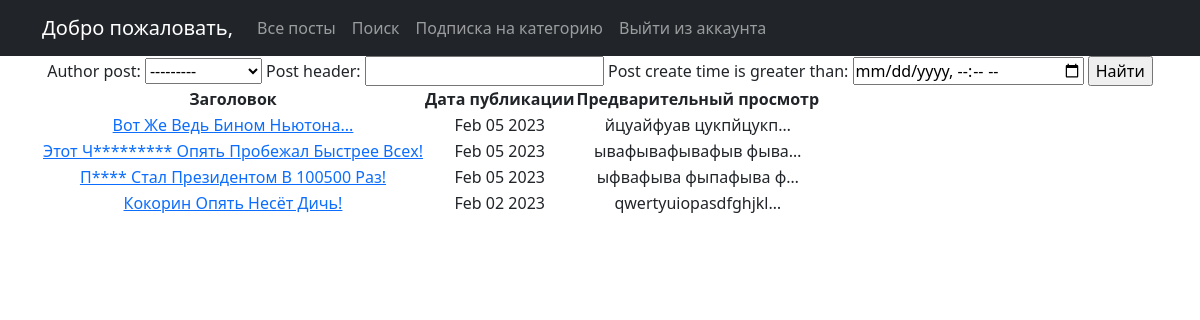
/posts/search/, run on an earlier commit of the app's database.
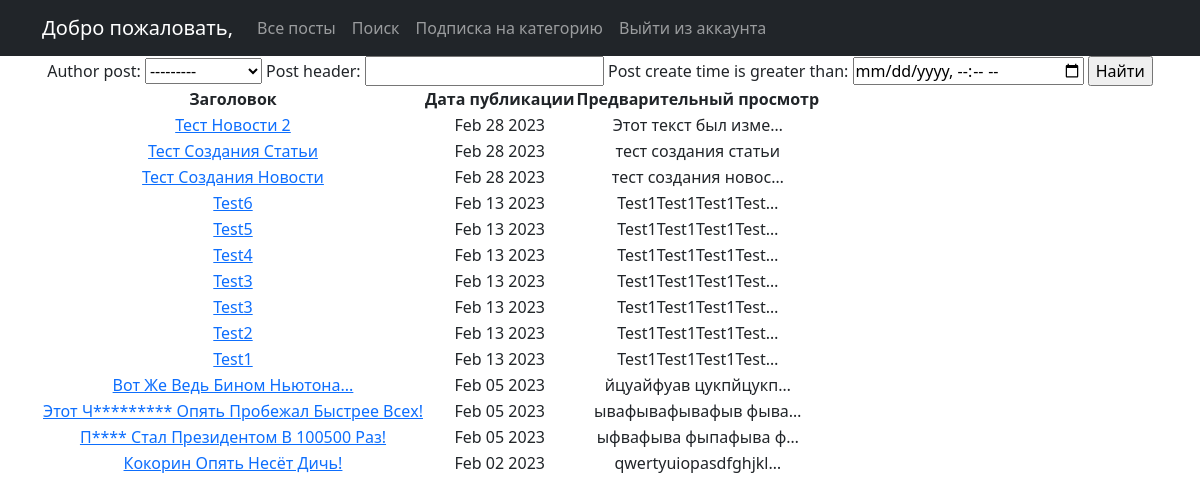
And on a later commit of the database.
### news/models.py (models this page shows, shortened)
class Author(models.Model):
    author = models.OneToOneField(User, on_delete=models.CASCADE, unique=True)
    author_rating = models.IntegerField(default=0)
    def __str__(self): #Метод для очеловечивания вывода из БД
        return '{}'.format(self.author.username) #Форматирование строк - защита от SQL инъекций
    class Meta:           #Класс для удобства админки
        verbose_name = 'Автор'
        verbose_name_plural = 'Авторы'

class Post(models.Model):
    news = 'NE'
    article = 'AR'
    POSITIONS = [
        (news, 'Новость'),
        (article, 'Статья'),
    ]
    author_post = models.ForeignKey(Author, on_delete=models.CASCADE)
    type_choice = models.CharField(max_length=2, choices=POSITIONS, default=news)
    post_create_time = models.DateTimeField(auto_now_add=True)
    post_category = models.ManyToManyField(Category, through='PostCategory')
    post_header = models.CharField(max_length=128)
    post_text = models.TextField()
    post_rating = models.IntegerField(default=0)
    class Meta:
        verbose_name = 'Пост'
        verbose_name_plural = 'Посты'

### news/views.py (the view)
# urls.py: path('search/', PostSearch.as_view(), name='posts_search'),
class PostSearch(ListView):
    model = Post
    template_name = 'post_search.html'
    context_object_name = 'post_search'
    queryset = Post.objects.all().values().order_by('-id')
    paginate_by = 10
    form_class = PostSearchForm
    def get_context_data(self, **kwargs):
        context = super().get_context_data(**kwargs) #Забираем отфильтрованные объекты
        context['filter'] = PostFilter(self.request.GET, queryset=self.get_queryset()) #вписываем фильтр в контекст
        context['categories'] = Post.objects.all()
        context['form'] = PostSearchForm()
        return context

### news/forms.py
class PostSearchForm(ModelForm):
    class Meta:
        model = Post
        fields = ['post_header', 'post_category', 'author_post', 'post_text']

### news/templatetags/custom_filters.py (called while the page is built)
@register.filter()
def censor(value):
    arg = ['путин', 'сука', 'черномазый', 'Путин', 'Сука', 'Черномазый']
    slova = value.split(' ')
    for censura in arg:
        for (index, slovo) in enumerate(slova):
            if slovo == censura:
                slova[index] = slovo[0] + ('*' * (len(slovo) - 1))
    return ' '.join(slova)

### templates/post_search.html (shortened to what this page needs)
{% extends 'flatpages/default.html' %}
{% load custom_filters %}
{% load custom_tags %}
{% block content %}
     <form method="GET">
            {{ filter.form }}
            <input type="submit" value="Найти">
        </form>
            <table>
                <thead>
                   <th>Заголовок</th>
                   <th>Дата публикации</th>
                   <th>Предварительный просмотр</th>
                </thead>
                {% for posts in filter.qs %}
                    <tr>
                        <td>
                            <a href="{% url 'post_detail' posts.id %}">{{ posts.post_header|title|censor }}</a>
                        </td>
                        <td>{{ posts.post_create_time|date:'M d Y' }}</td>
                        <td>{{ posts.post_text|truncatechars:20|censor }}</td>
                    </tr>
                {% endfor %}
            </table>
{% endblock content %}

### templates/flatpages/default.html (shortened to what this page needs)
<!DOCTYPE html>
<html lang="en">
    <head>
        {% load static %}
        <link href="{% static 'css/styles.css' %}" rel="stylesheet" />
    </head>
    <body>
    <nav class="navbar navbar-expand-lg navbar-dark bg-dark static-top">
       <div class="container">
           <a class="navbar-brand" href="/posts/">Добро пожаловать, {{ request.user.username }}</a>
           <div class="collapse navbar-collapse" id="navbarResponsive">
               <ul class="navbar-nav ml-auto">
                       <li class="nav-item">
                        <a class="nav-link" href="/posts/">Все посты</a>
                      </li>
                      <li>
                         <a class="nav-link" href="/posts/search">Поиск</a>
                      </li>
                      <li>
                         <a class="nav-link" href="/posts/subscriptions">Подписка на категорию</a>
                      </li>
                      <li>
                          <a class="nav-link" href="/accounts/logout/">Выйти из аккаунта</a>
                      </li>
               </ul>
           </div>
       </div>
    </nav>
        <div class="container">
            <div class="row">
                <div class="col-lg-12 text-center">
                    {% block content %}{% endblock content %}
                </div>
            </div>
    </div>
    </body>
</html>

What changed in the data, as far as the page shows it:
added Post: post_header|censor "Тест Новости 2", post_create_time "Feb 28 2023", post_text|censor "Этот текст был изме…"
added Post: post_header|censor "Тест Создания Статьи", post_create_time "Feb 28 2023", post_text|censor "тест создания статьи"
added Post: post_header|censor "Тест Создания Новости", post_create_time "Feb 28 2023", post_text|censor "тест создания новос…"
added Post: post_header|censor "Test6", post_create_time "Feb 13 2023", post_text|censor "Test1Test1Test1Test…"
added Post: post_header|censor "Test5", post_create_time "Feb 13 2023", post_text|censor "Test1Test1Test1Test…"
added Post: post_header|censor "Test4", post_create_time "Feb 13 2023", post_text|censor "Test1Test1Test1Test…"
added Post: post_header|censor "Test3", post_create_time "Feb 13 2023", post_text|censor "Test1Test1Test1Test…"
added Post: post_header|censor "Test3", post_create_time "Feb 13 2023", post_text|censor "Test1Test1Test1Test…"
added Post: post_header|censor "Test2", post_create_time "Feb 13 2023", post_text|censor "Test1Test1Test1Test…"
added Post: post_header|censor "Test1", post_create_time "Feb 13 2023", post_text|censor "Test1Test1Test1Test…"
